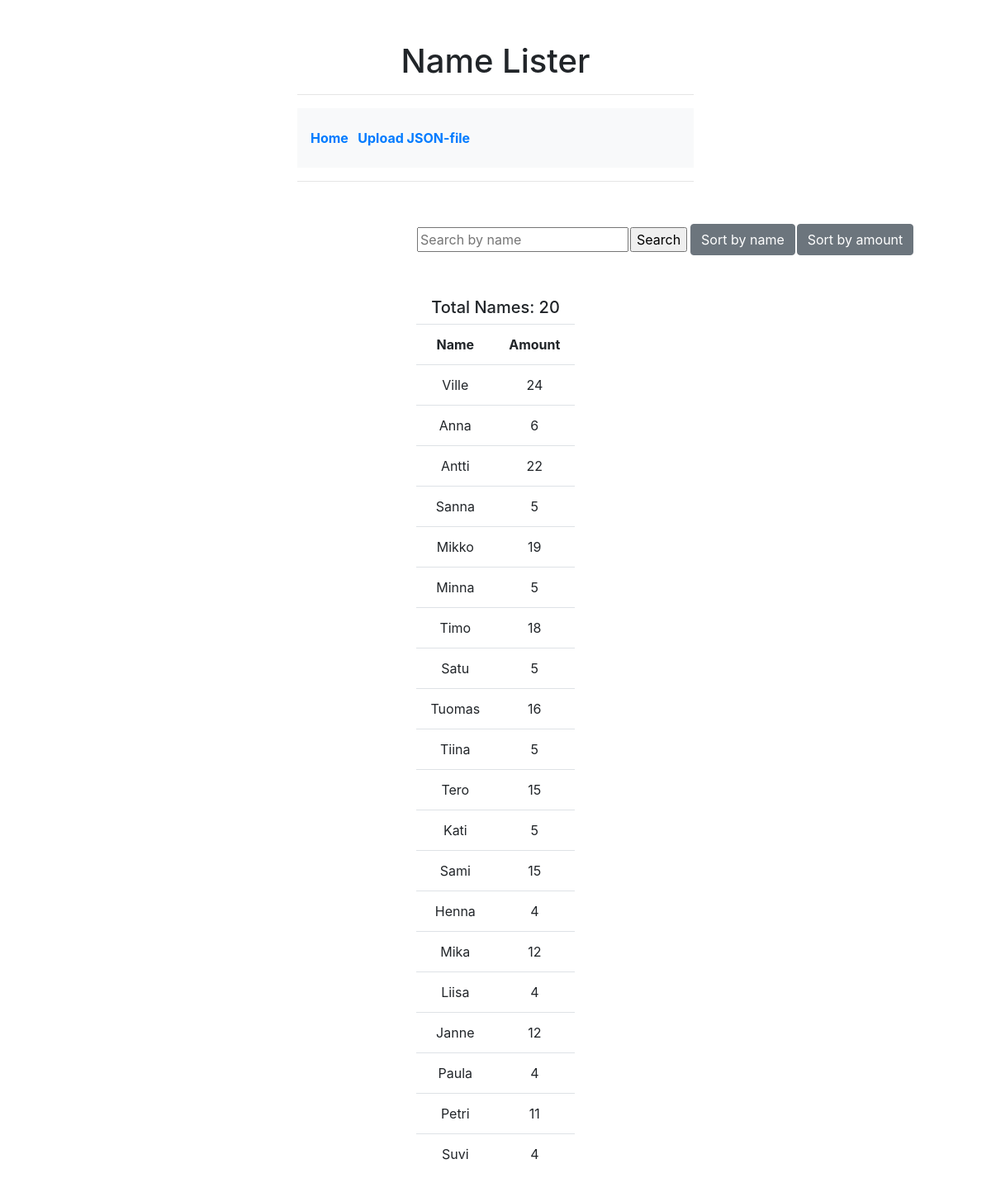
The app's page /names/ with its own data.
### names/models.py (models this page shows)
class Person(models.Model):
    name = models.TextField(max_length=100)
    amount = models.IntegerField()

### names/views.py (the view)
# urls.py: path('names/', names_view, name="home"),
def names_view(request, *args, **kwargs):
    name_list = Person.objects.all()
    if request.GET.get('sortamount') == "Sort by amount":
        name_list = Person.objects.order_by('-amount')[0:]
    elif request.GET.get('sortnames') == "Sort by name":
        name_list = Person.objects.order_by('name')[0:]
    elif request.GET.get('search'):
        name_list = Person.objects.filter(name=request.GET.get('search'))
        if len(name_list) == 0:
            messages.error(request, "Search is case sensitive.")
    total_names = len(name_list)
    if total_names == 0:
        messages.error(request, "No names found.")
    context = {
        'name_list': name_list,
        'total_names': total_names
    }
    return render(request, 'names/names.html', context)

### templates/names/names.html (shortened to what this page needs)
{% extends 'base.html' %}
{% block content %}
<div class="main-content">
    <header>
    <h1>Name Lister</h1>
    </header>
   <hr>
        {% include 'navbar.html' %}
   <hr>
    <div class="main-table">
        <form action="/names/"  method="get" >
            <table>
                <tr>
                    <th colspan="2"> <input type="text" name = "search" placeholder="Search by name"></th>
                    <th>  <input type="submit"value="Search"/></th>
                    <th></th>
                    <th>  <input class="btn btn-secondary" type="submit" name="sortnames" value="Sort by name"/></th>
                    <th>  <input class="btn btn-secondary" type="submit" name="sortamount" value="Sort by amount"/></th>
                </tr>
            </table>
        </form>
    </div>
    <div class="main-table">
        <h5>Total Names: {{total_names}}</h5>
        <table class="table">
            <tr>
                <th>Name</th>
                <th>Amount</th>
            </tr>
        {% for person in name_list %}
             <tr>
                  <td>{{person.name}}</td>
                  <td>{{person.amount}}</td>
              </tr>
              {% endfor %}
            </table>
        </div>
</div>
{% endblock content %}

### static/css/main.css (style rules this page uses)
body, html { margin:0; padding:0; }
h1 { margin:0; text-align: center; }
.main-content { width:40%; height:auto; margin:50px auto; }
.main-table { width:40%; height:auto; margin:50px auto; text-align:center; }

### records on screen
Person: name "Ville", amount "24"
Person: name "Anna", amount "6"
Person: name "Antti", amount "22"
Person: name "Sanna", amount "5"
Person: name "Mikko", amount "19"
Person: name "Minna", amount "5"
Person: name "Timo", amount "18"
Person: name "Satu", amount "5"
Person: name "Tuomas", amount "16"
Person: name "Tiina", amount "5"
Person: name "Tero", amount "15"
Person: name "Kati", amount "5"
Person: name "Sami", amount "15"
Person: name "Henna", amount "4"
Person: name "Mika", amount "12"
Person: name "Liisa", amount "4"
Person: name "Janne", amount "12"
Person: name "Paula", amount "4"
Person: name "Petri", amount "11"
Person: name "Suvi", amount "4"

### other values on screen
{{ total_names }} "20"
